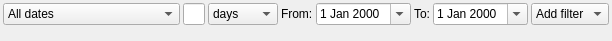
<?xml version="1.0" encoding="UTF-8"?>
<ui version="4.0">
 <class>QueryWidget</class>
 <widget class="QWidget" name="QueryWidget">
  <property name="geometry">
   <rect>
    <x>0</x>
    <y>0</y>
    <width>585</width>
    <height>41</height>
   </rect>
  </property>
  <property name="windowTitle">
   <string>Form</string>
  </property>
  <layout class="QGridLayout" name="gridLayout" rowstretch="1,0">
   <property name="margin">
    <number>3</number>
   </property>
   <property name="spacing">
    <number>3</number>
   </property>
   <item row="0" column="0">
    <layout class="QHBoxLayout" name="horizontalLayout_2">
     <property name="spacing">
      <number>3</number>
     </property>
     <item>
      <widget class="QComboBox" name="periodCombo">
       <property name="styleSheet">
        <string>QWidget { background:none}</string>
       </property>
       <property name="currentIndex">
        <number>0</number>
       </property>
       <item>
        <property name="text">
         <string>All dates</string>
        </property>
       </item>
       <item>
        <property name="text">
         <string>This week</string>
        </property>
       </item>
       <item>
        <property name="text">
         <string>This month</string>
        </property>
       </item>
       <item>
        <property name="text">
         <string>This year</string>
        </property>
       </item>
       <item>
        <property name="text">
         <string>Last week</string>
        </property>
       </item>
       <item>
        <property name="text">
         <string>Last month</string>
        </property>
       </item>
       <item>
        <property name="text">
         <string>Last year</string>
        </property>
       </item>
       <item>
        <property name="text">
         <string>Last</string>
        </property>
       </item>
       <item>
        <property name="text">
         <string>Custom dates</string>
        </property>
       </item>
       <item>
        <property name="text">
         <string>Custom date through today</string>
        </property>
       </item>
      </widget>
     </item>
     <item>
      <widget class="QLineEdit" name="numUnitsEdit">
       <property name="maximumSize">
        <size>
         <width>32</width>
         <height>16777215</height>
        </size>
       </property>
       <property name="styleSheet">
        <string>QWidget { background:none}</string>
       </property>
      </widget>
     </item>
     <item>
      <widget class="QComboBox" name="unitsCombo">
       <property name="styleSheet">
        <string>QWidget { background:none}</string>
       </property>
       <item>
        <property name="text">
         <string>days</string>
        </property>
       </item>
       <item>
        <property name="text">
         <string>weeks</string>
        </property>
       </item>
       <item>
        <property name="text">
         <string>months</string>
        </property>
       </item>
       <item>
        <property name="text">
         <string>years</string>
        </property>
       </item>
      </widget>
     </item>
     <item>
      <widget class="QLabel" name="fromLabel">
       <property name="text">
        <string>From:</string>
       </property>
      </widget>
     </item>
     <item>
      <widget class="QDateEdit" name="fromDate">
       <property name="enabled">
        <bool>true</bool>
       </property>
       <property name="styleSheet">
        <string>QWidget { background:none}</string>
       </property>
       <property name="calendarPopup">
        <bool>true</bool>
       </property>
      </widget>
     </item>
     <item>
      <widget class="QLabel" name="toLabel">
       <property name="text">
        <string>To:</string>
       </property>
      </widget>
     </item>
     <item>
      <widget class="QDateEdit" name="toDate">
       <property name="enabled">
        <bool>true</bool>
       </property>
       <property name="styleSheet">
        <string>QWidget { background:none}</string>
       </property>
       <property name="calendarPopup">
        <bool>true</bool>
       </property>
      </widget>
     </item>
     <item>
      <spacer name="horizontalSpacer_3">
       <property name="orientation">
        <enum>Qt::Horizontal</enum>
       </property>
       <property name="sizeHint" stdset="0">
        <size>
         <width>40</width>
         <height>20</height>
        </size>
       </property>
      </spacer>
     </item>
     <item>
      <widget class="QComboBox" name="filterCombo">
       <item>
        <property name="text">
         <string>Add filter</string>
        </property>
       </item>
       <item>
        <property name="text">
         <string>Location</string>
        </property>
       </item>
       <item>
        <property name="text">
         <string>Distance</string>
        </property>
       </item>
       <item>
        <property name="text">
         <string>Time</string>
        </property>
       </item>
       <item>
        <property name="text">
         <string>Type</string>
        </property>
       </item>
      </widget>
     </item>
    </layout>
   </item>
   <item row="1" column="0">
    <widget class="QWidget" name="filterWidget" native="true"/>
   </item>
  </layout>
 </widget>
 <resources/>
 <connections/>
</ui>
